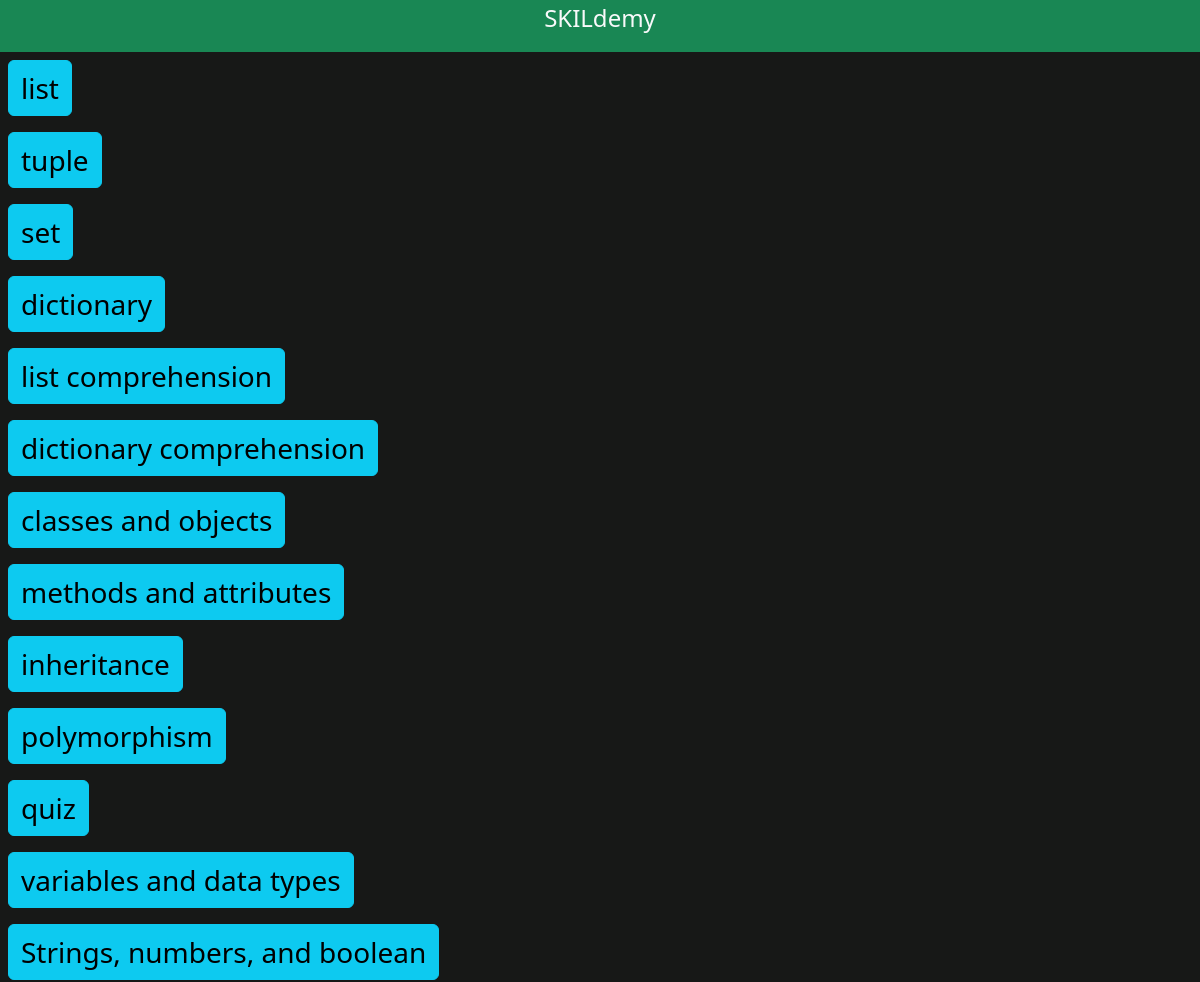
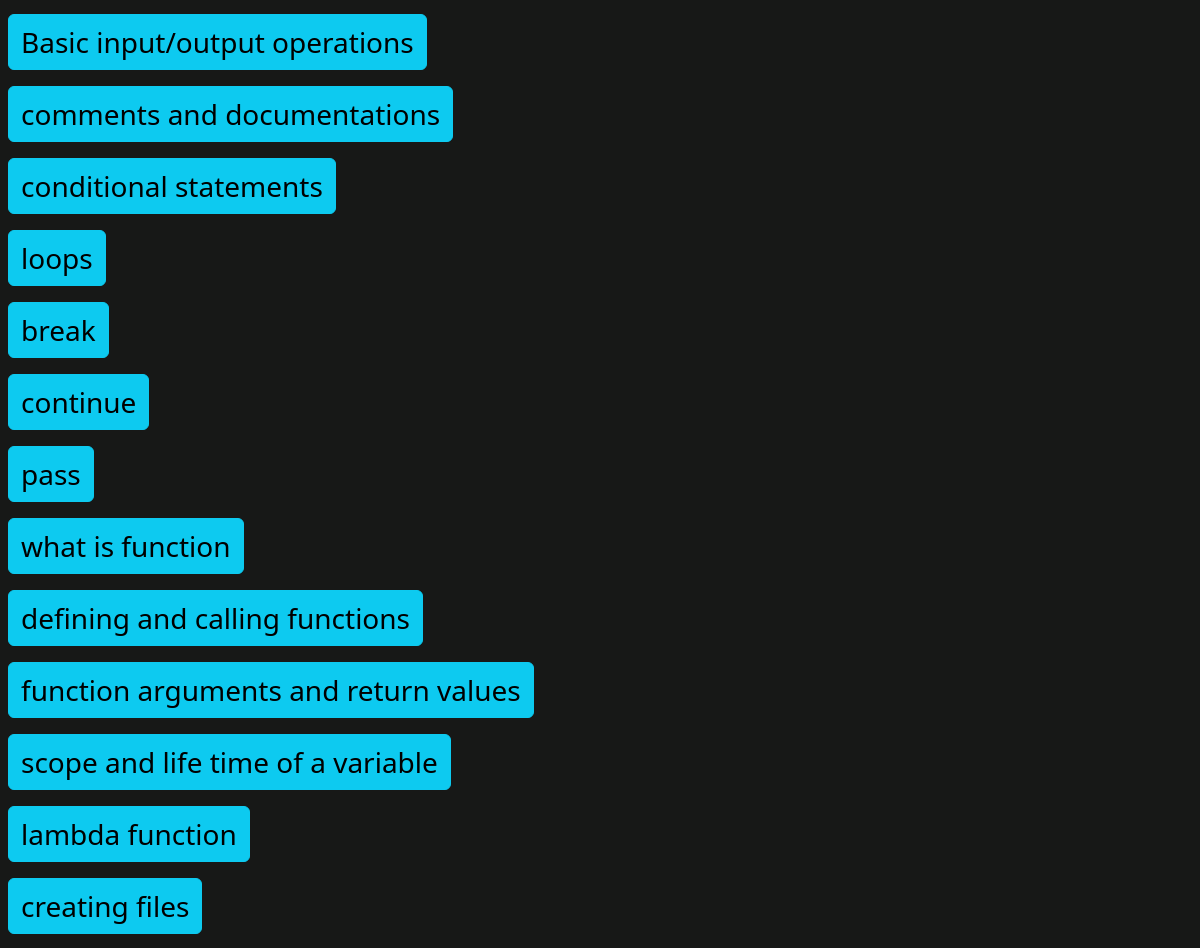
/tim/e67669b4-de34-4a93-b610-5781b8c9773b (upper part), run on an earlier commit of the app's database (2 pictures, top to bottom).
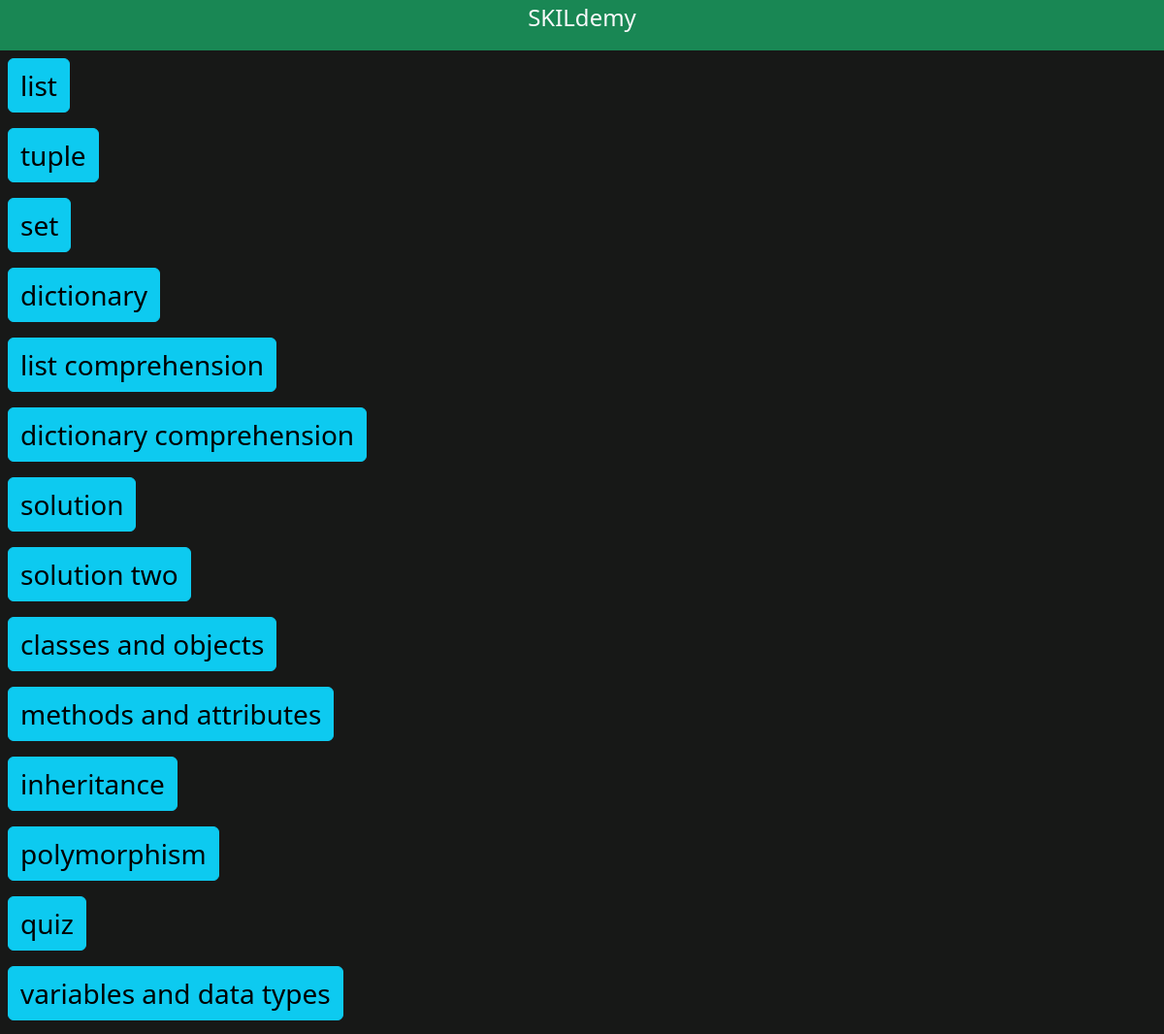
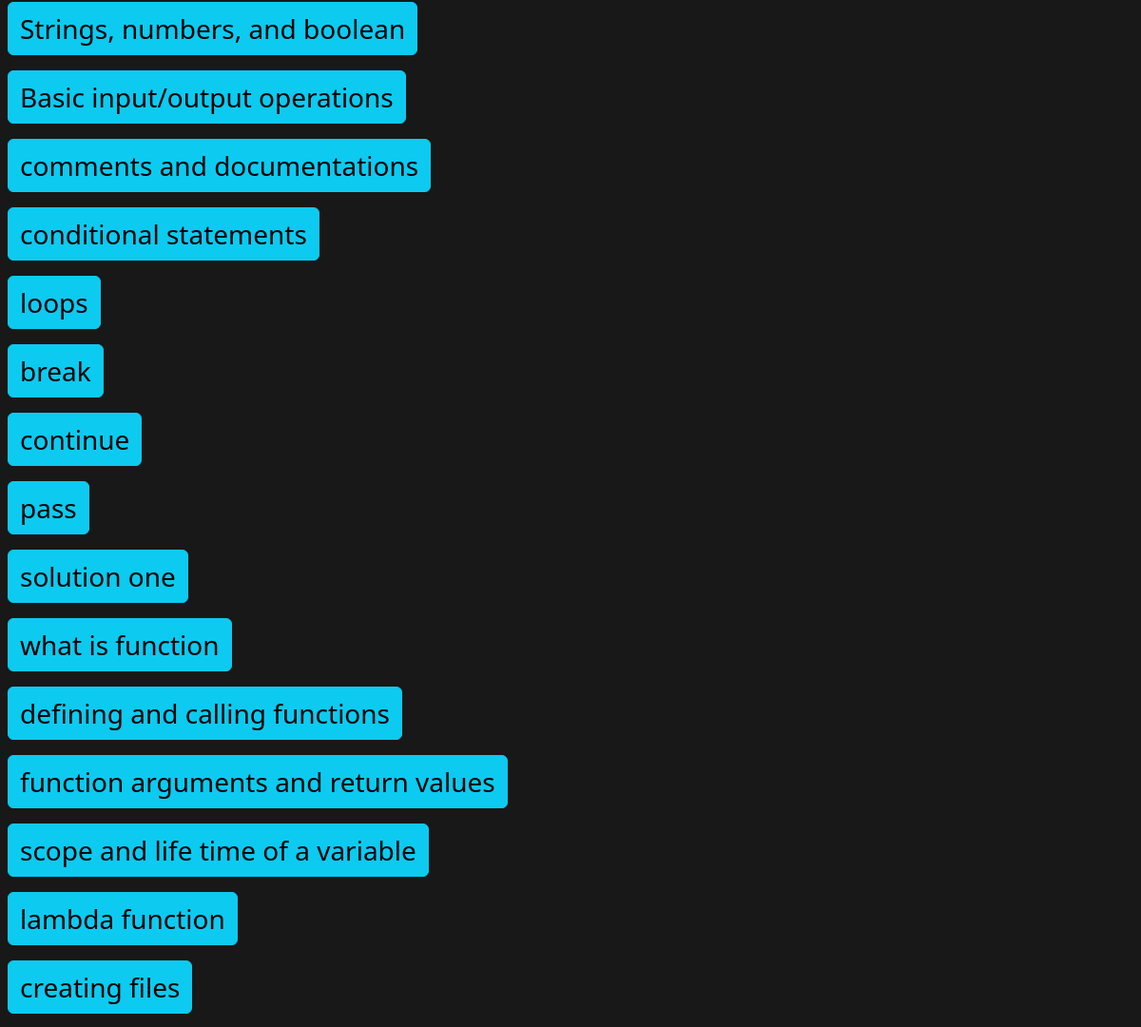
And on a later commit of the database (2 pictures, top to bottom).
### learning_platform/models/models.py (models this page shows, shortened)
class SubTopic(db.Model):
    __tablename__ = "subtopic"
    id = db.Column(
        db.String(36),
        primary_key=True,
        default=lambda: str(
            uuid.uuid4()))
    name = db.Column(db.String(80), nullable=False)
    desc = db.Column(db.String(250), nullable=True)
    name_a = db.Column(db.String(250), nullable=True)
    created_at = db.Column(db.DateTime(timezone=True), default=func.now())
    updated_at = db.Column(db.DateTime(timezone=True), default=func.now())
    topic_id = db.Column(db.String(36), db.ForeignKey('topic.id'))
    course_id = db.Column(db.String(36), db.ForeignKey('course.id'))
    timetask_id = db.Column(db.String(36), db.ForeignKey('timetask.id'))

### learning_platform/views/admin.py (the view)
@admin_bp.route('/tim/')
@admin_bp.route('/tim/<string:c_id>')
def timely_topics(c_id):
    if c_id != ' ':
        course = Course.query.get(c_id)
        c_and_t = c_and_topics(course)
        _, fv = next(iter(c_and_t.items()))
        return render_template('content_management/timely_asso.html', fv=fv)
    courses = Course.query.all()
    return render_template(
        'content_management/timely_course.html',
        courses=courses)

### learning_platform/_helpers.py (called while the page is built)
def c_and_topics(course):
    c_dict = {}
    c_dict[course.name] = [[t.name, course.id, t.id]
                           for topics in course.topics for t in topics.sub_topics]
    return c_dict

### learning_platform/templates/content_management/timely_asso.html (shortened to what this page needs)
<!DOCTYPE html>
<html lang="en">
<head>
    {% extends "base.html" %}
    {% block main %}
    {% for val in fv %}
    <a style="text-decoration: none; font-size: xx-large;" class="fs-3 btn btn-info m-2"
    href="{{ url_for('admin.course_timely_asso', stop_id=val[2], c_id=val[1]) }}">
      {{ val[0] }}
    </a>
    <br>
    {% endfor %}
    {% endblock %}

What changed in the data, as far as the page shows it:
added SubTopic: name "solution"
added SubTopic: name "solution two"
added SubTopic: name "solution one"
